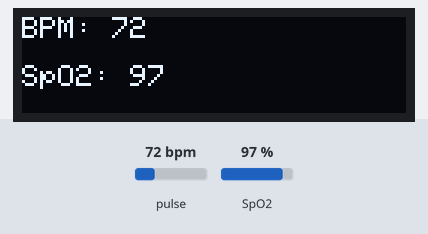
A sketch run on a simulated ESP32. Parts: 128×32 one-colour display. The inputs (shaded band) are chosen by the test bench; at power-on: pulse 72 bpm, SpO2 97 %. WiFi joins after 1.5 s; servers stay silent unless stated; what the sketch prints to the serial monitor is not drawn.

Above: at 5.9 s.
6.0 s: pulse set to 42 bpm
At 9.0 s:
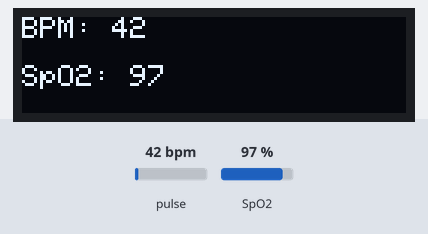
9.3 s: SpO2 set to 80 %
At 11.3 s:
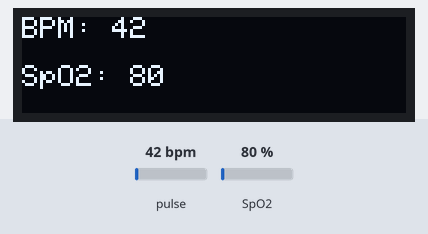
11.6 s: pulse set to 70 bpm
At 13.5 s:
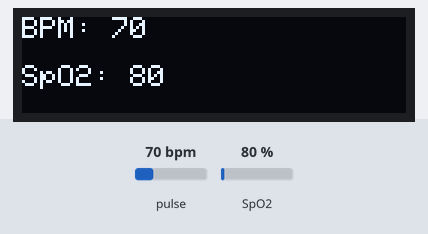
13.8 s: SpO2 set to 85 %
At 16.3 s:
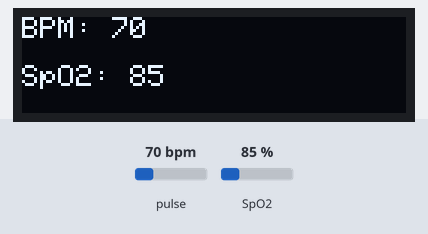
Timing chart, 0 to 17.4 s (numbered marks = the images above; inputs shaded):
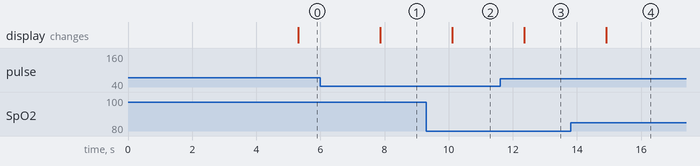

The sketch:

PULSIOXIMETRO.ino
```cpp
#include <Wire.h>
#include <Adafruit_GFX.h>
#include <Adafruit_SSD1306.h>
#include "MAX30105.h"
#include "spo2_algorithm.h"
#include <WiFi.h>
#include <Firebase_ESP_Client.h>
#include "addons/TokenHelper.h"
#include "addons/RTDBHelper.h"

// Definición de pantalla OLED
#define SCREEN_WIDTH 128  // Ancho de la pantalla en píxeles
#define SCREEN_HEIGHT 32  // Alto de la pantalla en píxeles
#define OLED_RESET    -1  // Pin de RESET (-1 si no tiene)
#define SCREEN_ADDRESS 0x3C  // Dirección I2C de la pantalla OLED (cambiar a 0x3D si es necesario)

// Pines I2C para la ESP32 Wemos Lolin32
#define I2C_SDA 5  // GPIO5 para SDA
#define I2C_SCL 4  // GPIO4 para SCL

Adafruit_SSD1306 display(SCREEN_WIDTH, SCREEN_HEIGHT, &Wire, OLED_RESET);
MAX30105 particleSensor;

// Variables para calcular ritmo cardíaco y SpO2
uint32_t irBuffer[100];  // Array de muestras de señal infrarroja
uint32_t redBuffer[100];  // Array de muestras de señal de luz roja
int32_t bufferLength;  // Longitud del buffer de muestras
int32_t spo2;  // Valor de oxígeno en sangre
int8_t validSPO2;  // Verificador de oxígeno en sangre
int32_t heartRate;  // Latidos por minuto
int8_t validHeartRate;  // Verificador de latidos

// Insert your network credentials
#define WIFI_SSID "Ange"
#define WIFI_PASSWORD "Angy4918"

// Insert Firebase project API Key
#define API_KEY "AIzaSyAhtoZl-gPb_3jj5YU6_Regi8porOAjaog"

// Insert Authorized Email and Corresponding Password
#define USER_EMAIL "angy4918@gmail.com"
#define USER_PASSWORD "Angy4918"

// Insert RTDB URL
#define DATABASE_URL "https://pulsioximetro-a486d-default-rtdb.firebaseio.com/"

// Define Firebase objects
FirebaseData fbdo;
FirebaseAuth auth;
FirebaseConfig config;

// Variable to save USER UID
String uid;

// Variables to save database paths
String databasePath;
String heartRatePath;
String spo2Path;

// Timer variables
unsigned long sendDataPrevMillis = 0;
unsigned long timerDelay = 5000;

// Function declarations
void initWiFi();
void sendInt(String path, int value);

void setup() {
  Serial.begin(115200);
  Wire.begin(I2C_SDA, I2C_SCL);  // Inicializar I2C para ESP32

  if(!display.begin(SSD1306_SWITCHCAPVCC, SCREEN_ADDRESS)) {
    Serial.println(F("Error en la inicialización de la pantalla OLED"));
    while(1);  // Detener si falla
  }

  display.clearDisplay();
  display.setTextSize(2);
  display.setTextColor(SSD1306_WHITE);
  display.setCursor(0, 0);
  display.print("Iniciando...");
  display.display();
  delay(2000);

  // Inicializar sensor MAX30102
  if (!particleSensor.begin(Wire, I2C_SPEED_FAST)) {
    Serial.println("Error al inicializar MAX30102. Verifique las conexiones.");
    display.clearDisplay();
    display.setCursor(0, 0);
    display.print("Error MAX30102");
    display.display();
    while(1);
  }

  particleSensor.setup();
  particleSensor.setPulseAmplitudeRed(0x0A);
  particleSensor.setPulseAmplitudeGreen(0);

  // Initialize WiFi
  initWiFi();

  // Firebase setup
  config.api_key = API_KEY;
  auth.user.email = USER_EMAIL;
  auth.user.password = USER_PASSWORD;
  config.database_url = DATABASE_URL;

  Firebase.reconnectWiFi(true);
  fbdo.setResponseSize(4096);

  // Assign the callback function for the long running token generation task
  config.token_status_callback = tokenStatusCallback;

 // Initialize the library with the Firebase authen and config
  Firebase.begin(&config, &auth);

  // Getting the user UID
  Serial.println("Getting User UID");
  while ((auth.token.uid) == "") {
    Serial.print('.');
    delay(1000);
  }
  uid = auth.token.uid.c_str();
  Serial.print("User UID: ");
  Serial.println(uid);

  // Update database paths
  databasePath = "/UsersData/" + uid;
  heartRatePath = databasePath + "/heartRate"; // --> UsersData/<user_uid>/heartRate
  spo2Path = databasePath + "/spo2"; // --> UsersData/<user_uid>/spo2
}

void initWiFi() {
  WiFi.begin(WIFI_SSID, WIFI_PASSWORD);
  Serial.print("Connecting to WiFi ..");
  while (WiFi.status() != WL_CONNECTED) {
    Serial.print('.');
    delay(1000);
  }
  Serial.println(WiFi.localIP());
  Serial.println();
}

// Write int values to the database
void sendInt(String path, int value){
  if (Firebase.RTDB.setInt(&fbdo, path.c_str(), value)){
    Serial.print("Writing value: ");
    Serial.print (value);
    Serial.print(" on the following path: ");
    Serial.println(path);
    Serial.println("PASSED");
    Serial.println("PATH: " + fbdo.dataPath());
    Serial.println("TYPE: " + fbdo.dataType());
  }
  else {
    Serial.println("FAILED");
    Serial.println("REASON: " + fbdo.errorReason());
  }
}

void loop() {
  // Llenar buffers de muestra
  bufferLength = 100;
  for (int i = 0; i < bufferLength; i++) {
    while (particleSensor.available() == false)
      particleSensor.check();
    redBuffer[i] = particleSensor.getRed();
    irBuffer[i] = particleSensor.getIR();
    particleSensor.nextSample();
  }

  // Calcular SpO2 y BPM
  maxim_heart_rate_and_oxygen_saturation(irBuffer, bufferLength, redBuffer, &spo2, &validSPO2, &heartRate, &validHeartRate);

  // Mostrar resultados en OLED
  display.clearDisplay();
  display.setTextSize(1);
  display.setCursor(0, 0);
  display.print("BPM: ");
  if (validHeartRate) {
    display.print(heartRate);  // Imprime el BPM si es válido
  } else {
    display.print("...");  // Imprime "..." si no es válido
  }

  display.setCursor(0, 16);
  display.print("SpO2: ");
  if (validSPO2) {
    display.print(spo2);  // Imprime SpO2 si es válido
  } else {
    display.print("...");  // Imprime "..." si no es válido
  }
  display.display();

  // Send new readings to database
  if (Firebase.ready() && (millis() - sendDataPrevMillis > timerDelay || sendDataPrevMillis == 0)){
    sendDataPrevMillis = millis();
    sendInt(heartRatePath, heartRate);
    sendInt(spo2Path, spo2);
  }

  delay(1000);
}
```

Measured:
- after the input at 6.0 s, the display: changes after 1.9 s (image 1)
- after the input at 9.3 s, the display: changes after 0.81 s (image 2)
- after the input at 11.6 s, the display: changes after 0.76 s (image 3)
- after the input at 13.8 s, the display: changes after 1.1 s (image 4)
